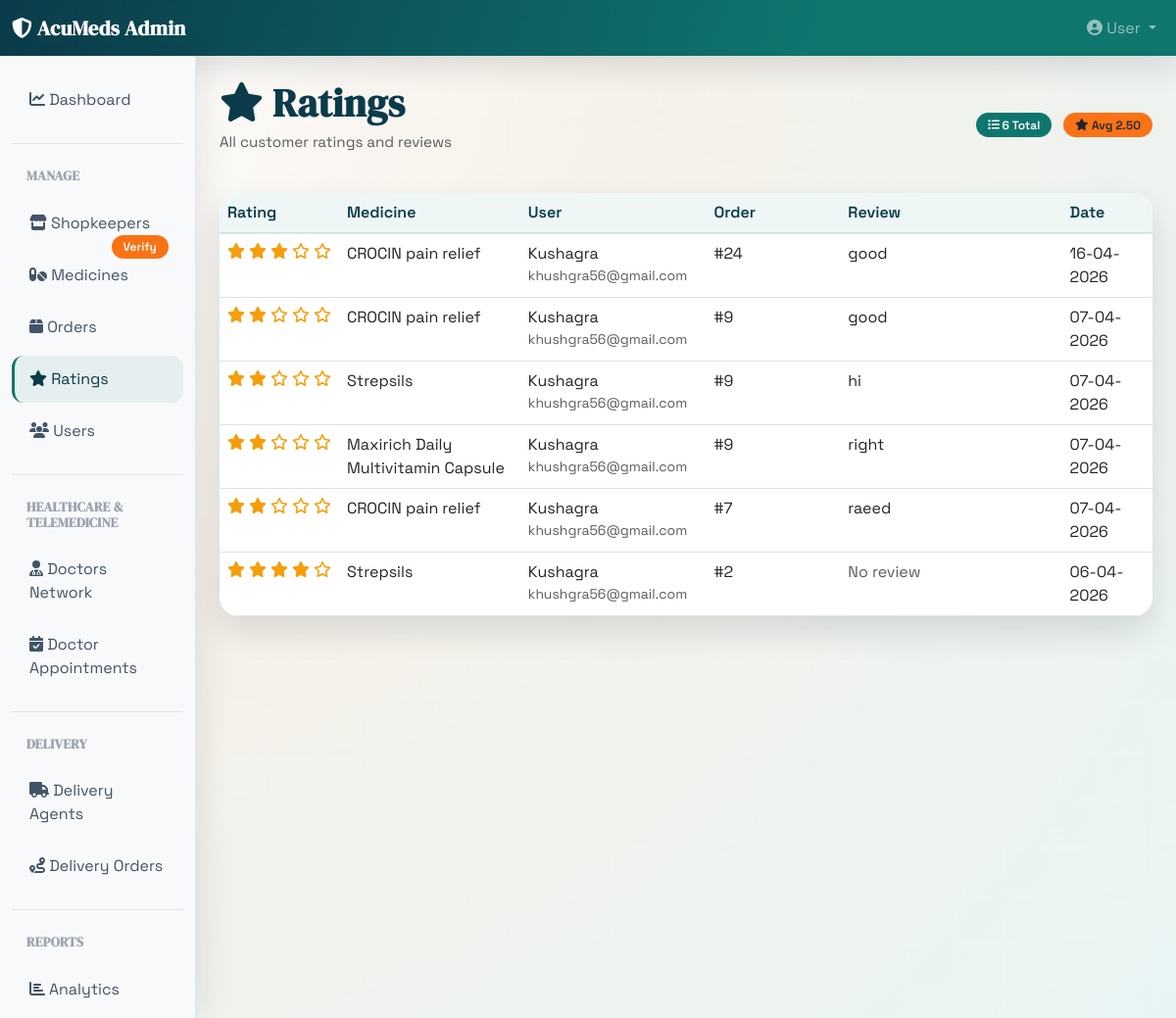
The page /ratings (signed in) on the database its author committed.
### app/models.py (models this page shows, shortened)
class MedicineRating(db.Model):
    __tablename__ = 'medicine_ratings'
    id = db.Column(db.Integer, primary_key=True)
    user_id = db.Column(db.Integer, db.ForeignKey('users.id'), nullable=False)
    medicine_id = db.Column(db.Integer, db.ForeignKey('medicines.id'), nullable=False)
    order_item_id = db.Column(db.Integer, db.ForeignKey('order_items.id'), nullable=False, unique=True)
    rating = db.Column(db.Integer, nullable=False)
    review_text = db.Column(db.Text)
    created_at = db.Column(db.DateTime, default=datetime.utcnow)
    updated_at = db.Column(db.DateTime, default=datetime.utcnow, onupdate=datetime.utcnow)

class Medicine(db.Model):
    __tablename__ = 'medicines'
    id = db.Column(db.Integer, primary_key=True)
    name = db.Column(db.String(120), nullable=False)
    category = db.Column(db.String(80), nullable=False)
    description = db.Column(db.Text)
    strength_value = db.Column(db.Float)
    strength_unit = db.Column(db.String(20))
    price = db.Column(db.Float, nullable=False)
    stock_quantity = db.Column(db.Integer, default=0)
    requires_prescription = db.Column(db.Boolean, default=False)
    side_effects = db.Column(db.Text)
    usage_instructions = db.Column(db.Text)
    image = db.Column(db.String(255), default='images/medicine-default.png')
    shopkeeper_id = db.Column(db.Integer, db.ForeignKey('shopkeepers.id'), nullable=True)
    created_at = db.Column(db.DateTime, default=datetime.utcnow)
    cart_items = db.relationship('CartItem', backref='medicine', lazy=True, cascade='all, delete-orphan')
    order_items = db.relationship('OrderItem', backref='medicine', lazy=True, cascade='all, delete-orphan')
    shopkeeper = db.relationship('Shopkeeper', backref='medicines')
    ratings = db.relationship('MedicineRating', backref='medicine', lazy=True, cascade='all, delete-orphan')

class User(UserMixin, db.Model):
    __tablename__ = 'users'
    id = db.Column(db.Integer, primary_key=True)
    username = db.Column(db.String(80), unique=True, nullable=False)
    email = db.Column(db.String(120), unique=True, nullable=False)
    password_hash = db.Column(db.String(255), nullable=False)
    full_name = db.Column(db.String(120))
    phone = db.Column(db.String(20))
    address = db.Column(db.Text)
    city = db.Column(db.String(80))  # Location/city of user
    age = db.Column(db.Integer)
    gender = db.Column(db.String(20))
    role = db.Column(db.String(20), default='customer')
    created_at = db.Column(db.DateTime, default=datetime.utcnow)
    is_admin = db.Column(db.Boolean, default=False)
    is_active = db.Column(db.Boolean, default=True)
    orders = db.relationship('Order', backref='user', lazy=True, cascade='all, delete-orphan')
    cart_items = db.relationship('CartItem', backref='user', lazy=True, cascade='all, delete-orphan')
    prescriptions = db.relationship('Prescription', backref='user', lazy=True, cascade='all, delete-orphan')
    recommendations = db.relationship('Recommendation', backref='user', lazy=True, cascade='all, delete-orphan')
    shopkeeper = db.relationship('Shopkeeper', backref='user', uselist=False, cascade='all, delete-orphan')
    delivery_agent = db.relationship('DeliveryAgent', backref='user', uselist=False, cascade='all, delete-orphan')
    doctor = db.relationship('Doctor', backref='user', uselist=False, cascade='all, delete-orphan')
    patient_appointments = db.relationship('DoctorAppointment', backref='patient', lazy=True, foreign_keys='DoctorAppointment.patient_id', cascade='all, delete-orphan')
    patient_prescriptions = db.relationship('DoctorPrescription', backref='patient', lazy=True, foreign_keys='DoctorPrescription.patient_id', cascade='all, delete-orphan')
    notifications = db.relationship('Notification', backref='user', lazy=True, cascade='all, delete-orphan')
    ratings = db.relationship('MedicineRating', backref='user', lazy=True, cascade='all, delete-orphan')

class Order(db.Model):
    __tablename__ = 'orders'
    id = db.Column(db.Integer, primary_key=True)
    user_id = db.Column(db.Integer, db.ForeignKey('users.id'), nullable=False)
    order_date = db.Column(db.DateTime, default=datetime.utcnow)
    total_amount = db.Column(db.Float, nullable=False)
    status = db.Column(db.String(50), default='Pending')  # Pending, Confirmed, Processing, Ready, Delivered
    estimated_delivery_date = db.Column(db.Date)
    shopkeeper_id = db.Column(db.Integer, db.ForeignKey('shopkeepers.id'), nullable=True)
    assigned_date = db.Column(db.DateTime)
    delivery_date = db.Column(db.DateTime)
    delivery_address = db.Column(db.Text)
    delivery_notes = db.Column(db.Text)
    delivery_proof = db.Column(db.String(255))
    payment_method = db.Column(db.String(80))
    payment_status = db.Column(db.String(50), default='Pending')
    payment_reference = db.Column(db.String(120))
    refund_request_status = db.Column(db.String(50), default='None')
    refund_request_amount = db.Column(db.Float)
    refund_request_reason = db.Column(db.Text)
    refund_requested_at = db.Column(db.DateTime)
    refund_requested_by = db.Column(db.String(120))
    refund_status = db.Column(db.String(50), default='Not Refunded')
    refund_amount = db.Column(db.Float)
    refund_reason = db.Column(db.Text)
    refund_processed_at = db.Column(db.DateTime)
    refund_processed_by = db.Column(db.String(120))
    created_at = db.Column(db.DateTime, default=datetime.utcnow)
    updated_at = db.Column(db.DateTime, default=datetime.utcnow, onupdate=datetime.utcnow)
    order_items = db.relationship('OrderItem', backref='order', lazy=True, cascade='all, delete-orphan')
    shopkeeper = db.relationship('Shopkeeper', backref='assigned_orders')
    delivery = db.relationship('Delivery', backref='order', uselist=False, cascade='all, delete-orphan')

### app/routes.py (the view)
@dashboard_bp.route('/ratings')
@admin_required
def ratings():
    ratings = MedicineRating.query.order_by(MedicineRating.created_at.desc()).all()
    avg_rating = db.session.query(db.func.avg(MedicineRating.rating)).scalar() or 0
    return render_template('dashboard/ratings.html',
                           ratings=ratings,
                           total_ratings=len(ratings),
                           avg_rating=round(avg_rating, 2))

### app/routes.py (called while the page is built)
def admin_required(f):
    @wraps(f)
    def decorated_function(*args, **kwargs):
        if not current_user.is_authenticated:
            return redirect(url_for('auth.login'))
        if not current_user.is_admin:
            flash('You must be logged in as an admin', 'danger')
            logout_user()  # Log out non-admin users
            return redirect(url_for('auth.login'))
        return f(*args, **kwargs)
    return decorated_function

### templates/dashboard/ratings.html (shortened to what this page needs)
{% extends "base.html" %}
{% block content %}
<div class="page-header mt-4 mb-4">
    <div class="d-flex justify-content-between align-items-center">
        <div>
            <h1><i class="fas fa-star"></i> Ratings</h1>
            <p class="text-muted">All customer ratings and reviews</p>
        </div>
        <div>
            <span class="badge bg-primary me-2">
                <i class="fas fa-list"></i> {{ total_ratings }} Total
            </span>
            <span class="badge bg-warning text-dark">
                <i class="fas fa-star"></i> Avg {{ "%.2f"|format(avg_rating) }}
            </span>
        </div>
    </div>
</div>
{% if ratings %}
<div class="table-responsive card">
    <table class="table table-hover mb-0">
        <thead class="table-light">
            <tr>
                <th width="10%">Rating</th>
                <th width="20%">Medicine</th>
                <th width="20%">User</th>
                <th width="15%">Order</th>
                <th width="25%">Review</th>
                <th width="10%">Date</th>
            </tr>
        </thead>
        <tbody>
            {% for rating in ratings %}
            <tr>
                <td>
                    <div class="rating-stars" aria-label="{{ rating.rating }} out of 5">
                        {% for i in range(1, 6) %}
                            {% if i <= rating.rating %}
                                <i class="fas fa-star"></i>
                            {% else %}
                                <i class="far fa-star"></i>
                            {% endif %}
                        {% endfor %}
                    </div>
                </td>
                <td>
                    {{ rating.medicine.name if rating.medicine else 'Unknown' }}
                </td>
                <td>
                    {% if rating.user %}
                        {{ rating.user.full_name or rating.user.username }}
                        <div class="text-muted small">{{ rating.user.email }}</div>
                    {% else %}
                        <span class="text-muted">Unknown</span>
                    {% endif %}
                </td>
                <td>
                    {% if rating.order_item and rating.order_item.order %}
                        #{{ rating.order_item.order.id }}
                    {% else %}
                        <span class="text-muted">-</span>
                    {% endif %}
                </td>
                <td>
                    {% if rating.review_text %}
                        {{ rating.review_text }}
                    {% else %}
                        <span class="text-muted">No review</span>
                    {% endif %}
                </td>
                <td>
                    {{ rating.created_at.strftime('%d-%m-%Y') if rating.created_at else '' }}
                </td>
            </tr>
            {% endfor %}
        </tbody>
    </table>
</div>
{% else %}
<div class="alert alert-info">
    No ratings yet.
</div>
{% endif %}
{% endblock %}

### static/css/style.css (style rules this page uses)
:root { --ink: #0f172a; --primary: #0f766e; --secondary: #0b3b4a; --accent: #f97352; --danger: #dc2626; --warning: #f97316; --info: #0891b2; --surface: #ffffff; --sand: #f6f1e9; --sky: #e8f4f4; --shadow: rgba(15, 23, 42, 0.12); }
body { font-family: "Space Grotesk", sans-serif; color: var(--ink); background: radial-gradient(circle at top left, #ffffff 0%, var(--sand) 40%, var(--sky) 100%); }
h1, h2, h3, h4, .navbar-brand, .sidebar .nav-section-title { font-family: "DM Serif Display", serif; letter-spacing: 0.3px; }
.page-header { margin-bottom: 30px; }
.page-header h1 { font-weight: 700; color: var(--secondary); margin-bottom: 5px; }
.page-header .text-muted { font-size: 0.95rem; }
.card { border: none; box-shadow: 0 16px 32px var(--shadow); border-radius: 20px; margin-bottom: 20px; overflow: hidden; background: var(--surface); }
.badge { padding: 6px 12px; font-weight: 600; border-radius: 999px; }
.table { margin-bottom: 0; }
.table thead th { background-color: #eef6f6; border-bottom: 2px solid rgba(15, 118, 110, 0.15); font-weight: 600; color: var(--secondary); }
.bg-primary, .bg-success { background-color: var(--primary) !important; }
.bg-warning { background-color: var(--warning) !important; }

### templates/base.html (style rules this page uses)
:root { --primary: #1e40af; --success: #059669; --danger: #dc2626; --warning: #f59e0b; --info: #0891b2; }
body { background-color: #f3f4f6; font-family: 'Segoe UI', Tahoma, Geneva, Verdana, sans-serif; }
.page-header { margin-bottom: 30px; }
.page-header h1 { font-weight: 700; color: #1f2937; margin-bottom: 5px; }
.page-header .text-muted { font-size: 0.95rem; }
.card { border: none; box-shadow: 0 2px 8px rgba(0,0,0,0.08); border-radius: 8px; margin-bottom: 20px; }
.badge { padding: 6px 12px; font-weight: 500; border-radius: 20px; }
.table { margin-bottom: 0; }
.table thead th { background-color: #f3f4f6; border-bottom: 2px solid #e5e7eb; font-weight: 600; color: #374151; }

### templates/dashboard/ratings.html (style rules this page uses)
.rating-stars { color: #f59e0b; display: inline-flex; gap: 4px; }

### rows shown on the page
MedicineRating: rating 3 (drawn), medicine "CROCIN pain relief", user "Kushagra", user.email "khushgra56@gmail.com", order_item.order.id "24", review_text "good", created_at "16-04-2026"
MedicineRating: rating 2 (drawn), medicine "CROCIN pain relief", user "Kushagra", user.email "khushgra56@gmail.com", order_item.order.id "9", review_text "good", created_at "07-04-2026"
MedicineRating: rating 2 (drawn), medicine "Strepsils", user "Kushagra", user.email "khushgra56@gmail.com", order_item.order.id "9", review_text "hi", created_at "07-04-2026"
MedicineRating: rating 2 (drawn), medicine "Maxirich Daily Multivitamin Capsule", user "Kushagra", user.email "khushgra56@gmail.com", order_item.order.id "9", review_text "right", created_at "07-04-2026"
MedicineRating: rating 2 (drawn), medicine "CROCIN pain relief", user "Kushagra", user.email "khushgra56@gmail.com", order_item.order.id "7", review_text "raeed", created_at "07-04-2026"
MedicineRating: rating 4 (drawn), medicine "Strepsils", user "Kushagra", user.email "khushgra56@gmail.com", order_item.order.id "2", shows "No review", created_at "06-04-2026"

### other values the page prints
{{ "User" }} "User"
{{ total_ratings }} "6"
{{ "%.2f"|format(avg_rating) }} "2.50"
